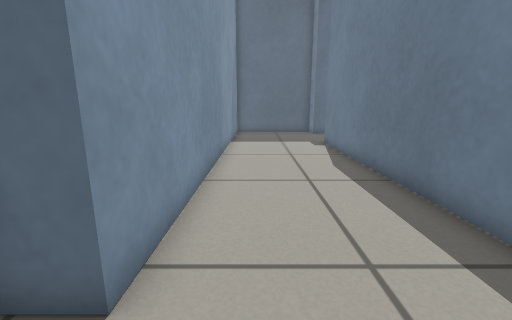
[1] (above)

16 first-person views from a walk through a Gazebo world. The camera is 0.52 m above the floor, tilts 12° down and sees 90° across. The floor is counted in squares, 0.25 m on a side. Each view is taken from the middle of a square. On the plan, view 1 faces up. The plan holds only what a view shows up to about 16 squares ahead; the rest is blank.

[2]
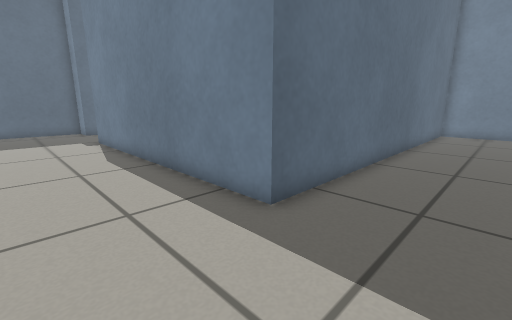

[3]
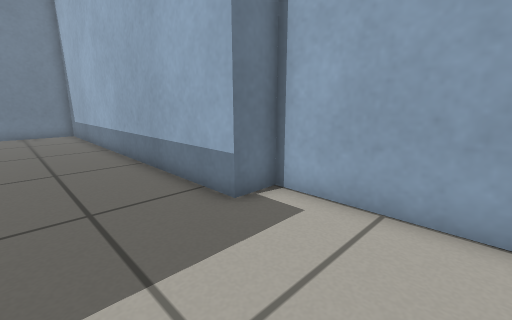

[4]
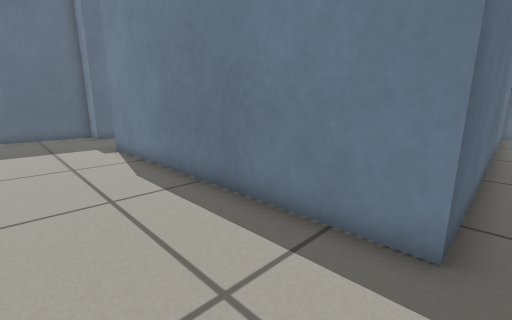

[5]
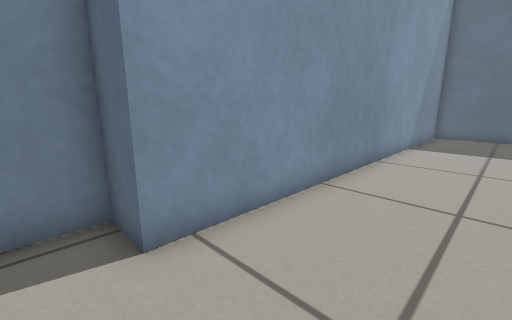

[6]
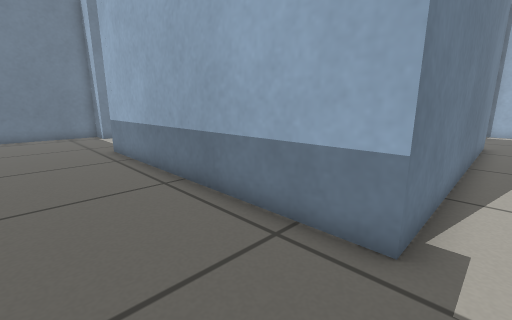

[7]
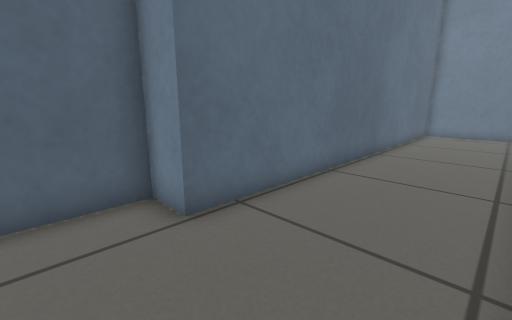

[8]
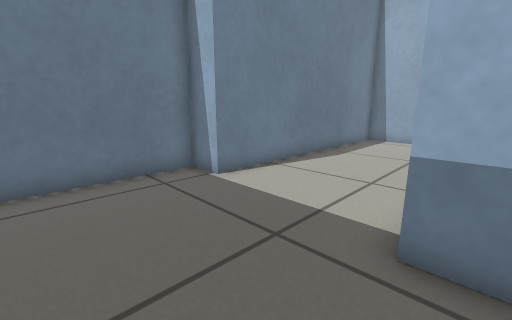

[9]
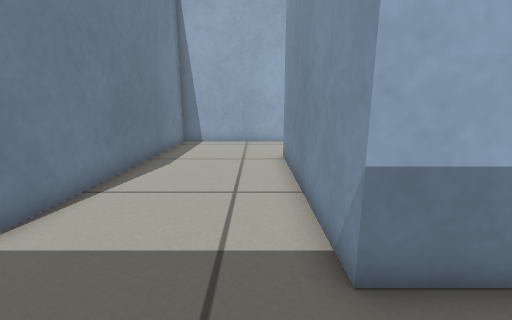

[10]
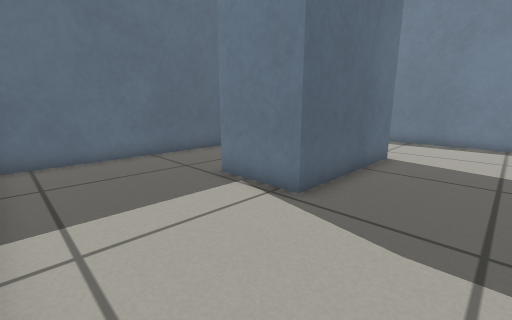

[11]
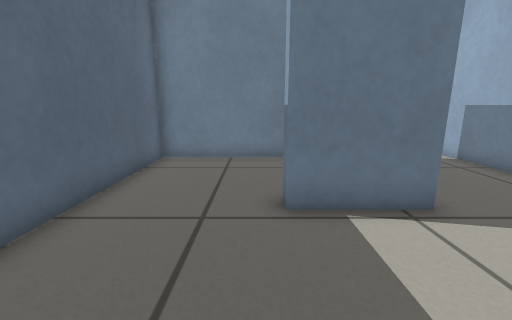

[12]
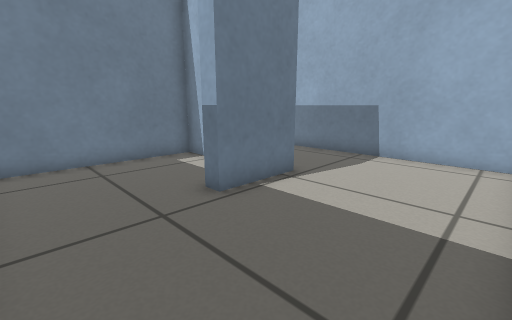

[13]
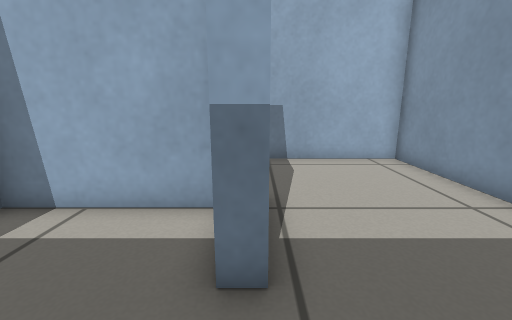

[14]
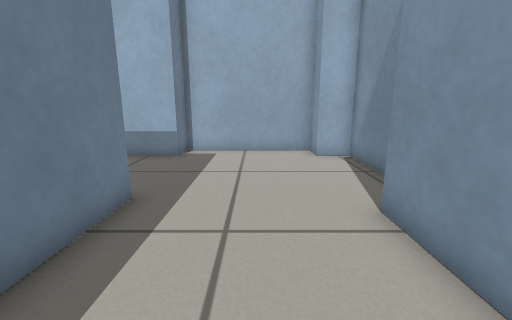

[15]
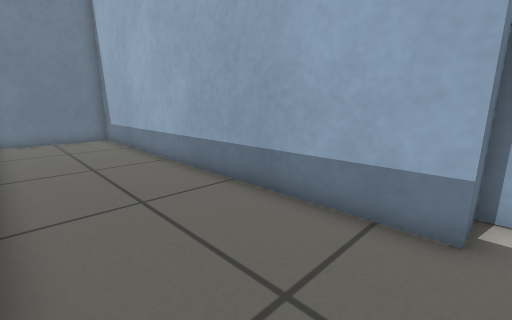

[16]
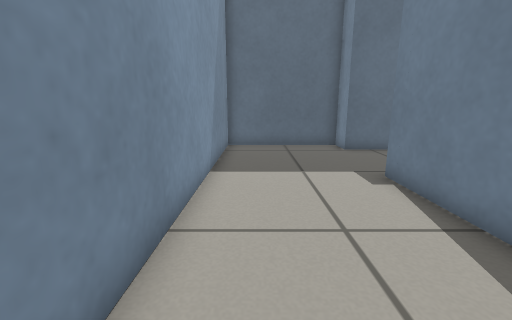

### Floor plan
Points are (right, up) in squares from view 1. A wall is a line through its corners. A room is listed if a view was taken in it or the views show most of it. See-through windows are left out.
Room 1 (views 1, 2, 3, 4, 5, 6, 7, 8, 9, 10, 11, 12, 13, 14, 15, 16)
walls: (4.5, 6.8) (4.5, 2) (21.3, 2) (21.3, 13.4) (22.7, 13.4) (22.7, 18.2); (10.6, 13.8) (4.8, 13.8); (21, 1.4) (3.9, 1.4) (3.9, 14.4) (15.9, 14.4) (15.9, 6.4) (9.9, 6.4) (9.9, 9.4) (10.5, 9.4); (21.4, 19.2) (4.3, 19.2) (4.3, 20.6) (-1.5, 20.6) (-1.5, 2.2) (-2.9, 2.2) (-2.9, -3.6) (-1.5, -3.6) (-1.5, -5) (4.3, -5) (4.3, -3.6) (21.3, -3.6) (21.3, 1.5)
ways out: opening at (10, 11.5) to room 2
Room 2 (no view inside)
walls: (10.9, 7) (15.3, 7) (15.3, 13.8) (10.6, 13.8)
ways out: opening at (10, 11.5) to room 1

Positions as (right, up) in squares from view 1, and headings:
1: (0, 0), facing up
2: (0, -2), facing up-right
3: (0, 0), facing down-right
4: (0, 1), facing up-right
5: (2, 1), facing up-left
6: (3, 18), facing down-right
7: (2, 15), facing up-right
8: (15, 18), facing down-right
9: (17, 17), facing down
10: (5, 3), facing up-right
11: (5, 10), facing right
12: (5, 13), facing down-right
13: (10, 12), facing down
14: (1, 7), facing down
15: (4, 1), facing down-right
16: (0, 7), facing up
